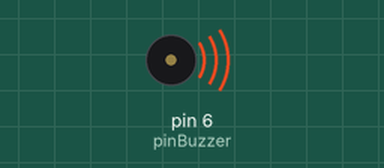
A sketch run on a simulated Arduino Uno, built with avr-gcc and run on an emulated ATmega328P. On the bench: buzzer (waves = sounding).

Above: at 0.2 s.
At 16.4 s:
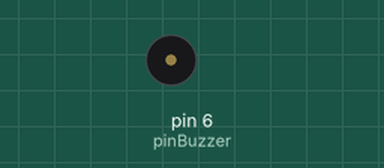
Timing chart, 0 to 17.0 s (numbered marks = the images above):
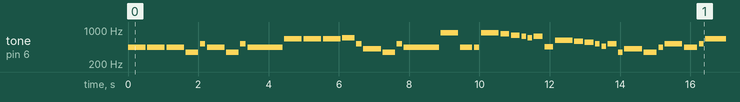

The sketch:

Parte3._practica5.ino
```cpp
/*
   Fundacion Kinal
   Centro educativo tecnico laboral Kinal
   Quinto perito
   Quinto electronica
   Codigo Tecnico: EB5AV
   Curso: Taller de electronica digital y reparacion de computadoras I
   Proyecto: Parte 2 practica 5
   Dev: Profe. Alejandro Lopez Navas
   Fecha: 3 de mayo
*/

const int pinBuzzer = 6;

void setup()
{
}

void loop()
{
  nota(440, 500, 550); //sol
  nota(440, 500, 550); //sol
  nota(440, 500, 550); //sol
  nota(349, 350, 400); //mib
  nota(523, 150, 200); //sib

  nota(440, 500, 550); //sol
  nota(349, 350, 400); //mib
  nota(523, 150, 200); //sib
  nota(440, 1000, 1050); //sol

  nota(659, 500, 550); //RE
  nota(659, 500, 550); //RE
  nota(659, 500, 550); //RE
  nota(698, 350, 400); //MIB
  nota(523, 150, 200); //sib

  nota(415, 500, 550); //sol
  nota(349, 350, 400); //mib
  nota(523, 150, 200); //sib
  nota(440, 1000, 1050); //sol

  nota(880, 500, 550); //SOL
  nota(440, 350, 400); //sol
  nota(440, 150, 200); //sol
  nota(880, 500, 550); //SOl
  nota(830, 250, 300); //FA#
  nota(783, 250, 300); //FA

  nota(740, 125, 175); //MI
  nota(698, 125, 175); //RE#
  nota(740, 250, 300); //MI
  nota(455, 250, 300); //sol#
  nota(622, 500, 550); //DO#
  nota(587, 250, 300); //DO
  nota(554, 250, 300); //si

  nota(523, 125, 175); //sib
  nota(466, 125, 175); //la
  nota(523, 250, 300); //sib
  nota(349, 125, 175); //mib
  nota(415, 500, 550); //solb
  nota(349, 375, 425); //mib
  nota(440, 125, 175); //solb

  nota(523, 500, 550); //sib
  nota(440, 375, 425); //sol
  nota(523, 125, 175); //sib
  nota(659, 1000, 1050); //RE

  nota(880, 500, 550); //SOl
  nota(440, 350, 400); //sol
  nota(440, 150, 200); //sol
  nota(783, 500, 550); //SOl
  nota(830, 250, 300); //FA#
  nota(783, 250, 300); //FA

  nota(740, 125, 175); //MI
  nota(698, 125, 175); //RE#
  nota(740, 250, 300); //MI
  nota(455, 250, 300); //sol#
  nota(622, 500, 550); //DO#
  nota(587, 250, 300); //DO
  nota(554, 250, 300); //si

  nota(523, 125, 175); //sib
  nota(466, 125, 175); //la
  nota(523, 250, 300); //sib
  nota(349, 250, 300); //mib
  nota(415, 500, 550); //solb
  nota(349, 375, 425); //mib
  nota(523, 125, 175); //sib

  nota(391, 500, 550); //sol
  nota(349, 375, 425); //mib
  nota(261, 125, 175); //sib
  nota(440, 1000, 1050); //sol
}

void nota(int frecuencia, int tono, int pausa) {
  tone(pinBuzzer, frecuencia, tono);
  delay(pausa);
  noTone(pinBuzzer);
}
```

Measured:
- by itself, tone on pin 6 (pinBuzzer): plays 440 Hz for 0.50 s, 440 Hz for 0.50 s, 440 Hz for 0.50 s, 349 Hz for 0.35 s, 523 Hz for 0.15 s, 440 Hz for 0.50 s … (330 notes in this stretch)
